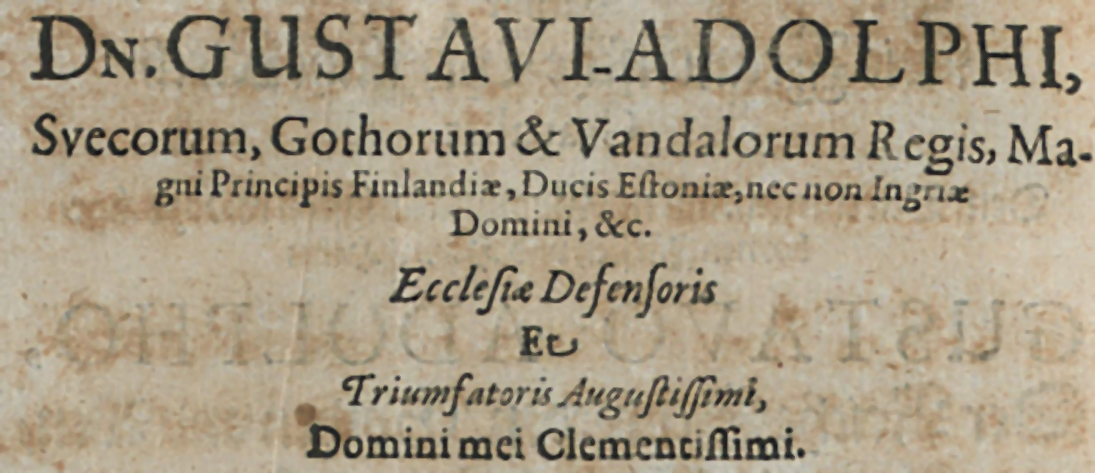
#> input picture Ex02/OtsuThresholding/contrast.jpg, 1095 x 473 px
$ python test01.py
#> lines starting #> are read from the running program, lines starting #| are printed output that depends on the picture
import numpy as np
import cv2
import matplotlib.pyplot as plt
# k = np.array([1, 2, 3, 4, 5])
# t = np.where(k > 3, 8, 1)
# print(t)

def binarize_threshold(img, t):
    '''
    binarize an image with a given threshold
    :param img: 2D image as ndarray
    :param t: int threshold value
    :return: np.ndarray binarized image with values in {0, 255}
    '''
    # TODO
    # white 255
    # black 0
    b_image = np.where(img >= t, 255, 0)
    return b_image

img = cv2.imread('contrast.jpg', cv2.IMREAD_GRAYSCALE)
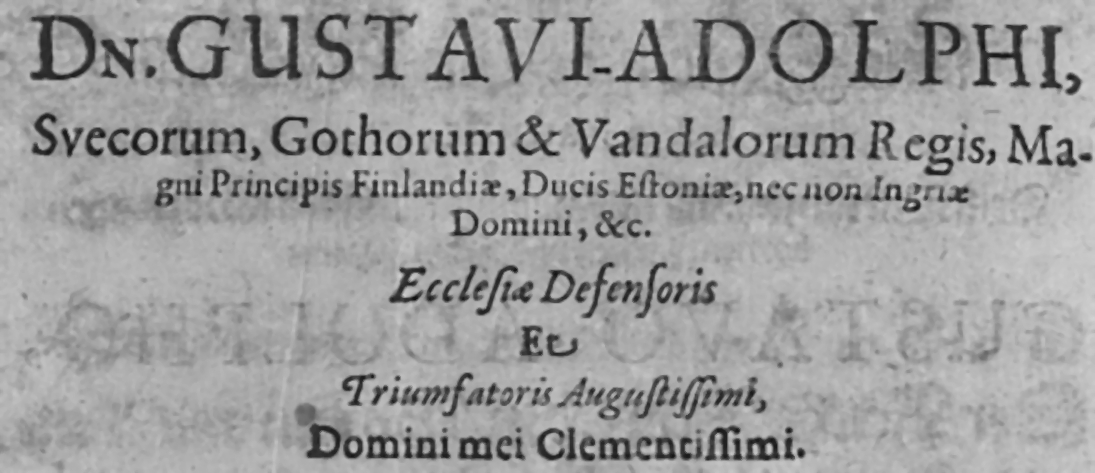
#> img: shape (473, 1095); min 17, max 210, mean 156.9
hist = np.bincount(img.ravel(), minlength=256)
#> hist = 256 values, max 16567 at index 174, min 0 at index 0, mean 2023.2
t = 120


# [7 lines of commented-out code are left out]
plt.hist(img.ravel(), 256, [0, 256])
plt.show()
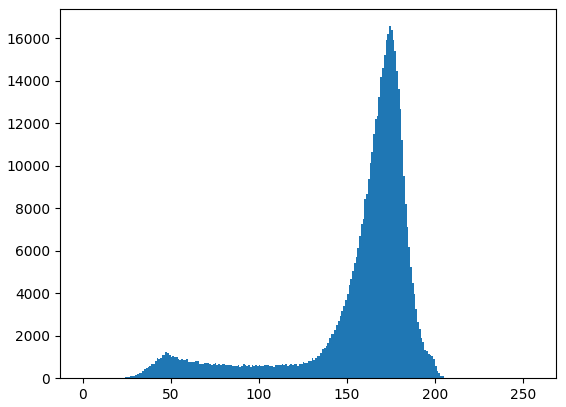
#> figure drawn by matplotlib, 1 panel; tallest bar 16567 high, from x = 174 to 175

# t =np.zeros([256])
# k = np.array([1,3,8,5,8,6])
# print(np.argmax(k))

$ run again, with Ex02/OtsuThresholding/hello.png saved as Ex02/OtsuThresholding/contrast.jpg
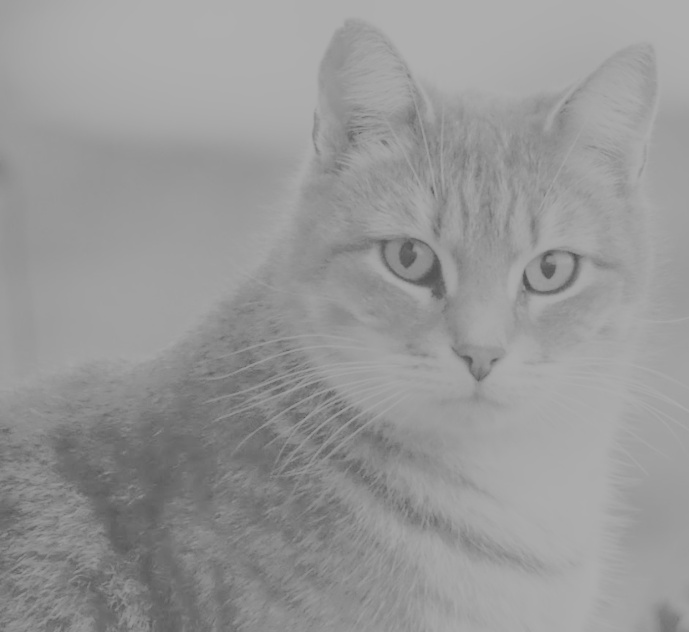
#> input picture Ex02/OtsuThresholding/hello.png, 689 x 632 px
#> img is the input picture: shape (632, 689); min 78, max 176, mean 151.1
#> hist = 256 values, max 20630 at index 174, min 0 at index 0, mean 1701
#> `plt.show()`:
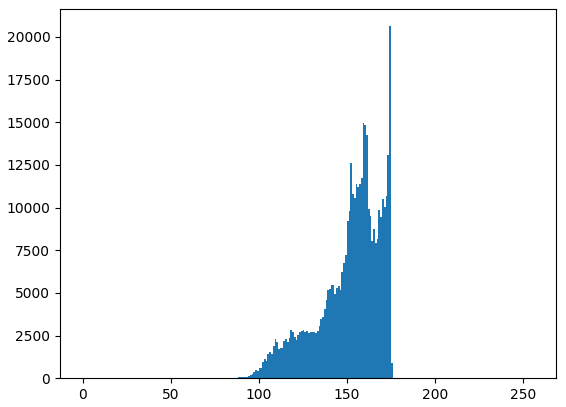
#> figure drawn by matplotlib, 1 panel; tallest bar 20630 high, from x = 174 to 175
